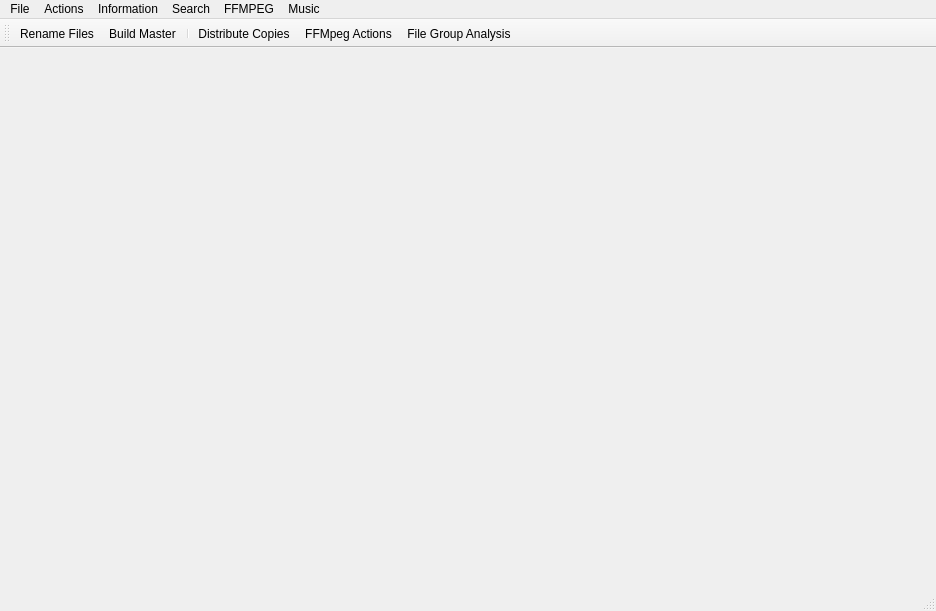
<?xml version="1.0" encoding="UTF-8"?>
<ui version="4.0">
 <class>MainWindow</class>
 <widget class="QMainWindow" name="MainWindow">
  <property name="geometry">
   <rect>
    <x>0</x>
    <y>0</y>
    <width>936</width>
    <height>611</height>
   </rect>
  </property>
  <property name="windowTitle">
   <string>Behind The Scenes</string>
  </property>
  <widget class="QWidget" name="centralwidget">
   <layout class="QHBoxLayout" name="horizontalLayout_2">
    <item>
     <widget class="QWidget" name="widget" native="true">
      <layout class="QHBoxLayout" name="horizontalLayout">
       <item>
        <layout class="QVBoxLayout" name="verticalLayout"/>
       </item>
      </layout>
     </widget>
    </item>
   </layout>
  </widget>
  <widget class="QMenuBar" name="menubar">
   <property name="geometry">
    <rect>
     <x>0</x>
     <y>0</y>
     <width>936</width>
     <height>22</height>
    </rect>
   </property>
   <widget class="QMenu" name="menuFile">
    <property name="title">
     <string>File</string>
    </property>
   </widget>
   <widget class="QMenu" name="menuActions">
    <property name="title">
     <string>Actions</string>
    </property>
    <addaction name="actionBuild_Master"/>
    <addaction name="actionPlay_a_Movie"/>
    <addaction name="actionRemove_File_s"/>
    <addaction name="actionExcess_Copies"/>
    <addaction name="actionFolder_Synch_Check"/>
    <addaction name="actionAdd_New_File"/>
   </widget>
   <widget class="QMenu" name="menuInformation">
    <property name="title">
     <string>Information</string>
    </property>
    <addaction name="actionDrive_Utilisation"/>
   </widget>
   <widget class="QMenu" name="menuSearch">
    <property name="title">
     <string>Search</string>
    </property>
    <addaction name="actionFind_Copies"/>
    <addaction name="actionGet_IMBD_Data"/>
    <addaction name="actionRotten_Tomatoes"/>
   </widget>
   <widget class="QMenu" name="menuFFMPEG">
    <property name="title">
     <string>FFMPEG</string>
    </property>
    <addaction name="actionReformat"/>
   </widget>
   <widget class="QMenu" name="menuMusic">
    <property name="title">
     <string>Music</string>
    </property>
    <addaction name="separator"/>
    <addaction name="separator"/>
    <addaction name="actionFind_Content"/>
    <addaction name="actionReports"/>
    <addaction name="actionUtilities"/>
   </widget>
   <addaction name="menuFile"/>
   <addaction name="menuActions"/>
   <addaction name="menuInformation"/>
   <addaction name="menuSearch"/>
   <addaction name="menuFFMPEG"/>
   <addaction name="menuMusic"/>
  </widget>
  <widget class="QStatusBar" name="statusbar"/>
  <widget class="QToolBar" name="toolBar">
   <property name="windowTitle">
    <string>toolBar</string>
   </property>
   <attribute name="toolBarArea">
    <enum>TopToolBarArea</enum>
   </attribute>
   <attribute name="toolBarBreak">
    <bool>false</bool>
   </attribute>
   <addaction name="actionRename_Files"/>
   <addaction name="actionBuild_Master"/>
   <addaction name="separator"/>
   <addaction name="actionDistribute_Copies"/>
   <addaction name="actionFFMpeg_Actions"/>
   <addaction name="actionFile_Group_Analysis"/>
  </widget>
  <action name="actionBuild_Master">
   <property name="checkable">
    <bool>true</bool>
   </property>
   <property name="icon">
    <iconset>
     <normaloff>B:/OneDrive/dropboxEx/GAming/PythonProjects2021/pythonProject/Icons/icons-shadowless/database.png</normaloff>B:/OneDrive/dropboxEx/GAming/PythonProjects2021/pythonProject/Icons/icons-shadowless/database.png</iconset>
   </property>
   <property name="text">
    <string>Build Master</string>
   </property>
   <property name="toolTip">
    <string>Build Mastefile</string>
   </property>
   <property name="shortcut">
    <string>Shift+M</string>
   </property>
  </action>
  <action name="actionRename_Similar_Files">
   <property name="text">
    <string>Rename Similar Files</string>
   </property>
  </action>
  <action name="actionPlay_a_Movie">
   <property name="text">
    <string>Play a Movie</string>
   </property>
  </action>
  <action name="actionMove_File_s">
   <property name="text">
    <string>Move File(s)</string>
   </property>
  </action>
  <action name="actionRemove_File_s">
   <property name="text">
    <string>Remove File(s)</string>
   </property>
  </action>
  <action name="actionExcess_Copies">
   <property name="text">
    <string>Excess Copies</string>
   </property>
  </action>
  <action name="actionFolder_Synch_Check">
   <property name="text">
    <string>Folder Synch Check</string>
   </property>
  </action>
  <action name="actionAdd_New_File">
   <property name="text">
    <string>Add New File</string>
   </property>
  </action>
  <action name="actionDrive_Utilisation">
   <property name="text">
    <string>Drive Utilisation</string>
   </property>
  </action>
  <action name="actionFind_Copies">
   <property name="text">
    <string>Find Copies</string>
   </property>
  </action>
  <action name="actionGet_IMBD_Data">
   <property name="text">
    <string>Get IMBD Data</string>
   </property>
  </action>
  <action name="actionRotten_Tomatoes">
   <property name="text">
    <string>Rotten Tomatoes</string>
   </property>
  </action>
  <action name="actionReformat">
   <property name="text">
    <string>Reformat</string>
   </property>
  </action>
  <action name="actionTest_for_Damage">
   <property name="text">
    <string>Test for Damage</string>
   </property>
  </action>
  <action name="actionRename_Files">
   <property name="text">
    <string>Rename Files</string>
   </property>
  </action>
  <action name="actionFFMpeg_Actions">
   <property name="text">
    <string>FFMpeg Actions</string>
   </property>
  </action>
  <action name="actionDistribute_Copies">
   <property name="text">
    <string>Distribute Copies</string>
   </property>
  </action>
  <action name="actionFile_Group_Analysis">
   <property name="text">
    <string>File Group Analysis</string>
   </property>
  </action>
  <action name="actionFind_Content">
   <property name="text">
    <string>Find Content</string>
   </property>
  </action>
  <action name="actionReports">
   <property name="text">
    <string>Reports</string>
   </property>
  </action>
  <action name="actionUtilities">
   <property name="text">
    <string>Utilities</string>
   </property>
  </action>
 </widget>
 <resources/>
 <connections/>
</ui>
